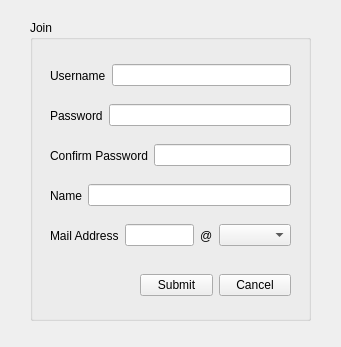
<?xml version="1.0" encoding="UTF-8"?>
<ui version="4.0">
 <class>JoinDialog</class>
 <widget class="QWidget" name="JoinDialog">
  <property name="geometry">
   <rect>
    <x>0</x>
    <y>0</y>
    <width>341</width>
    <height>347</height>
   </rect>
  </property>
  <property name="windowTitle">
   <string>Form</string>
  </property>
  <widget class="QGroupBox" name="joinGroupBox">
   <property name="geometry">
    <rect>
     <x>30</x>
     <y>20</y>
     <width>281</width>
     <height>301</height>
    </rect>
   </property>
   <property name="title">
    <string>Join</string>
   </property>
   <widget class="QWidget" name="horizontalLayoutWidget">
    <property name="geometry">
     <rect>
      <x>110</x>
      <y>250</y>
      <width>151</width>
      <height>31</height>
     </rect>
    </property>
    <layout class="QHBoxLayout" name="horizontalLayout">
     <item>
      <widget class="QPushButton" name="submitButton">
       <property name="text">
        <string>Submit</string>
       </property>
      </widget>
     </item>
     <item>
      <widget class="QPushButton" name="cancelButton">
       <property name="text">
        <string>Cancel</string>
       </property>
      </widget>
     </item>
    </layout>
   </widget>
   <widget class="QWidget" name="horizontalLayoutWidget_2">
    <property name="geometry">
     <rect>
      <x>20</x>
      <y>40</y>
      <width>241</width>
      <height>31</height>
     </rect>
    </property>
    <layout class="QHBoxLayout" name="horizontalLayout_2">
     <item>
      <widget class="QLabel" name="usernameLabel">
       <property name="text">
        <string>Username</string>
       </property>
      </widget>
     </item>
     <item>
      <widget class="QLineEdit" name="usernameLineEdit"/>
     </item>
    </layout>
   </widget>
   <widget class="QWidget" name="horizontalLayoutWidget_3">
    <property name="geometry">
     <rect>
      <x>20</x>
      <y>80</y>
      <width>241</width>
      <height>31</height>
     </rect>
    </property>
    <layout class="QHBoxLayout" name="horizontalLayout_3">
     <item>
      <widget class="QLabel" name="passwordLabel">
       <property name="text">
        <string>Password</string>
       </property>
      </widget>
     </item>
     <item>
      <widget class="QLineEdit" name="passwordLineEdit">
       <property name="echoMode">
        <enum>QLineEdit::EchoMode::Password</enum>
       </property>
      </widget>
     </item>
    </layout>
   </widget>
   <widget class="QWidget" name="horizontalLayoutWidget_4">
    <property name="geometry">
     <rect>
      <x>20</x>
      <y>120</y>
      <width>241</width>
      <height>31</height>
     </rect>
    </property>
    <layout class="QHBoxLayout" name="horizontalLayout_4">
     <item>
      <widget class="QLabel" name="confirmPasswordLabel">
       <property name="text">
        <string>Confirm Password</string>
       </property>
      </widget>
     </item>
     <item>
      <widget class="QLineEdit" name="confirmPasswordLineEdit">
       <property name="echoMode">
        <enum>QLineEdit::EchoMode::Password</enum>
       </property>
      </widget>
     </item>
    </layout>
   </widget>
   <widget class="QWidget" name="horizontalLayoutWidget_5">
    <property name="geometry">
     <rect>
      <x>20</x>
      <y>160</y>
      <width>241</width>
      <height>31</height>
     </rect>
    </property>
    <layout class="QHBoxLayout" name="horizontalLayout_5">
     <item>
      <widget class="QLabel" name="nameLabel">
       <property name="text">
        <string>Name</string>
       </property>
      </widget>
     </item>
     <item>
      <widget class="QLineEdit" name="nameLineEdit"/>
     </item>
    </layout>
   </widget>
   <widget class="QWidget" name="horizontalLayoutWidget_6">
    <property name="geometry">
     <rect>
      <x>20</x>
      <y>200</y>
      <width>241</width>
      <height>31</height>
     </rect>
    </property>
    <layout class="QHBoxLayout" name="horizontalLayout_6">
     <item>
      <widget class="QLabel" name="emailLabel">
       <property name="text">
        <string>Mail Address</string>
       </property>
      </widget>
     </item>
     <item>
      <widget class="QLineEdit" name="emailLineEdit"/>
     </item>
     <item>
      <widget class="QLabel" name="emailDomainLabel">
       <property name="text">
        <string>@</string>
       </property>
      </widget>
     </item>
     <item>
      <widget class="QComboBox" name="emailDomainComboBox"/>
     </item>
    </layout>
   </widget>
  </widget>
 </widget>
 <resources/>
 <connections/>
</ui>
